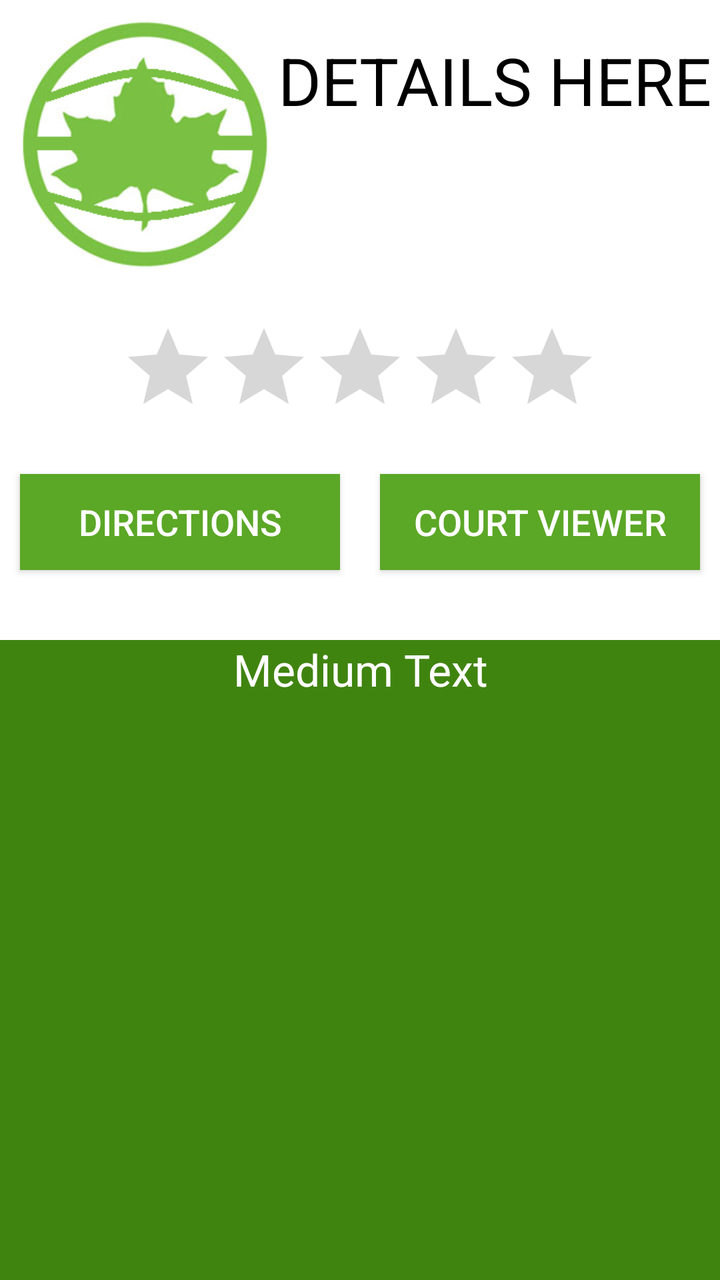
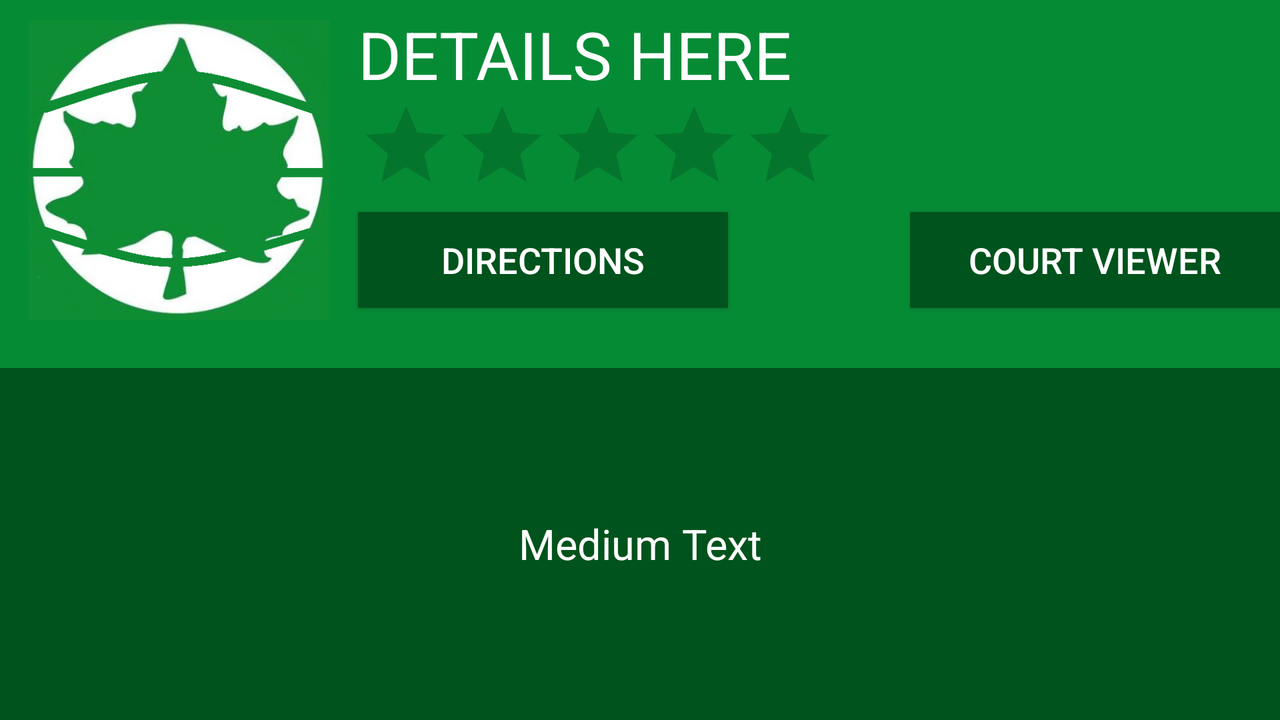

Compare how this app lays out the same screen by default and in its alternative resource folder. The renders come first, then the two layout files and the values they reference.
<!-- AndroidManifest.xml: application theme AppTheme.NoActionBar -->
<!-- res/layout/fragment_courtdetail_view.xml -->
<RelativeLayout xmlns:android="http://schemas.android.com/apk/res/android"
    xmlns:tools="http://schemas.android.com/tools"
    android:id="@+id/courtdv"
    android:layout_width="match_parent"
    android:layout_height="match_parent"
    android:paddingBottom="0dp"
    android:paddingLeft="0dp"
    android:paddingRight="0dp"
    android:paddingTop="0dp"
    tools:context="barrylui.nycbball.CourtdetailView"
    android:background="#ffffff">

    
    <TextView
        android:layout_marginTop="8dp"
        android:layout_width="wrap_content"
        android:layout_height="wrap_content"
        android:id="@+id/courtname"
        android:text="DETAILS HERE"
        android:textAppearance="?android:attr/textAppearanceLarge"
        android:textSize="33dp"
        android:textAlignment="center"
        android:layout_toRightOf="@+id/imageView"
        android:layout_alignParentRight="true"
        android:textColor="#000000"
        android:layout_alignBottom="@+id/imageView"
        android:layout_alignTop="@+id/imageView"></TextView>

    <Button
        android:layout_marginTop="20dp"
        android:layout_width="160dp"
        android:layout_height="wrap_content"
        android:text="Directions"
        android:id="@+id/button"
        android:layout_below="@+id/ratingBar"
        android:layout_alignLeft="@+id/imageView"
        android:layout_alignStart="@+id/imageView"
        android:background="#5BA726"
        android:textSize="18dp"
        android:textColor="#ffffff"></Button>

    <Button
        android:layout_width="160dp"
        android:layout_height="wrap_content"
        android:text="Court Viewer"
        android:id="@+id/button2"
        android:layout_marginRight="10dp"
        android:layout_alignTop="@+id/button"
        android:layout_alignParentRight="true"
        android:layout_alignParentEnd="true"
        android:background="#5BA726"
        android:textSize="18dp"
        android:textColor="#ffffff" />

    <TextView
        android:layout_width="wrap_content"
        android:layout_height="wrap_content"
        android:textAppearance="?android:attr/textAppearanceMedium"
        android:textSize="22dp"
        android:text="Medium Text"
        android:id="@+id/dtv"
        android:layout_below="@+id/button"
        android:layout_marginTop="35dp"
        android:textAlignment="center"
        android:textColor="#ffffff"
        android:layout_alignParentBottom="true"
        android:background="#408410"
        android:layout_alignParentRight="true"
        android:layout_alignParentEnd="true"
        android:layout_alignParentLeft="true"
        android:layout_alignParentStart="true"
        android:layout_centerInParent="true" />

    <RatingBar
        android:layout_width="wrap_content"
        android:layout_height="wrap_content"
        android:id="@+id/ratingBar"
        android:layout_marginTop="25dp"
        android:layout_below="@+id/imageView"
        android:layout_centerHorizontal="true"
        android:isIndicator="true" />

    <ImageView
        android:layout_width="125dp"
        android:layout_height="125dp"
        android:id="@+id/imageView"
        android:src="@drawable/cityballergreen"
        android:layout_marginTop="10dp"
        android:layout_marginLeft="10dp"
        android:layout_alignParentTop="true"
        android:layout_alignParentLeft="true"
        android:layout_alignParentStart="true" />
    


   </RelativeLayout>
<!-- resources referenced by this layout -->
<resources>
  <!-- drawable cityballergreen: png bitmap (drawable, 45994 bytes) -->
  <style name="AppTheme.NoActionBar" parent="Theme.AppCompat.Light.DarkActionBar">
          
          <item name="drawerArrowStyle">@style/DrawerArrowStyle</item>
          <item name="windowActionBar">false</item>
          <item name="windowNoTitle">true</item>
      </style>
  <style name="DrawerArrowStyle" parent="Widget.AppCompat.DrawerArrowToggle">
          <item name="color">@android:color/white</item>
      </style>
</resources>
<!-- res/layout-land/fragment_courtdetail_view.xml (the author's variant of the layout above) -->
<!-- drawn on the phone turned sideways -->
<RelativeLayout xmlns:android="http://schemas.android.com/apk/res/android"
    xmlns:tools="http://schemas.android.com/tools"
    android:id="@+id/courtdv"
    android:layout_width="match_parent"
    android:layout_height="match_parent"
    android:paddingBottom="0dp"
    android:paddingLeft="0dp"
    android:paddingRight="0dp"
    android:paddingTop="0dp"
    tools:context="barrylui.nycbball.CourtdetailView"
    android:background="#068B35">

    

    <TextView
        android:layout_width="wrap_content"
        android:layout_height="wrap_content"
        android:id="@+id/courtname"
        android:text="DETAILS HERE"
        android:textAppearance="?android:attr/textAppearanceLarge"
        android:textSize="33dp"
        android:textColor="#ffffff"
        android:layout_marginTop="5dp"
        android:layout_alignParentTop="true"
        android:layout_alignLeft="@+id/ratingBar"
        android:layout_alignStart="@+id/ratingBar"></TextView>

    <Button
        android:layout_marginRight="15dp"
        android:layout_width="185dp"
        android:layout_height="wrap_content"
        android:text="Directions"
        android:id="@+id/button"
        android:background="#00531C"
        android:textSize="18dp"
        android:layout_marginLeft="10dp"
        android:layout_below="@id/ratingBar"
        android:layout_toRightOf="@id/imageView"
        android:textColor="#ffffff"
></Button>

    <Button
        android:layout_width="185dp"
        android:layout_height="wrap_content"
        android:text="Court Viewer"
        android:id="@+id/button2"
        android:background="#00531C"
        android:textSize="18dp"
        android:textColor="#ffffff"
        android:layout_alignTop="@+id/button"
        android:layout_alignParentRight="true"
        android:layout_alignParentEnd="true"
      />

    <TextView
        android:layout_width="wrap_content"
        android:layout_height="wrap_content"
        android:textAppearance="?android:attr/textAppearanceMedium"
        android:textSize="21dp"
        android:text="Medium Text"
        android:id="@+id/dtv"
        android:gravity="center"
        android:textColor="#ffffff"
        android:layout_marginTop="30dp"
        android:layout_alignParentBottom="true"
        android:background="#00531C"
        android:layout_alignParentRight="true"
        android:layout_alignParentEnd="true"
        android:layout_alignParentLeft="true"
        android:layout_alignParentStart="true"
        android:layout_centerHorizontal="true"
        android:layout_below="@+id/button" />

    <RatingBar
        android:layout_width="wrap_content"
        android:layout_height="wrap_content"
        android:id="@+id/ratingBar"
        android:isIndicator="true"
        android:layout_below="@id/courtname"
        android:layout_toRightOf="@id/imageView"
        android:layout_marginLeft="10dp"/>

    <ImageView
        android:layout_width="159dp"
        android:layout_height="150dp"
        android:id="@+id/imageView"
        android:src="@drawable/atom2"
        android:layout_marginTop="10dp"
        android:layout_marginLeft="10dp"
        android:layout_alignParentTop="true"
        android:layout_alignParentLeft="true"
        android:layout_alignParentStart="true" />

    


   </RelativeLayout>
<!-- resources referenced by the variant -->
<!-- as the phone turned sideways resolves them -->
<resources>
  <!-- drawable atom2: png bitmap (drawable, 146518 bytes) -->
  <style name="AppTheme.NoActionBar" parent="Theme.AppCompat.Light.DarkActionBar">
          
          <item name="drawerArrowStyle">@style/DrawerArrowStyle</item>
          <item name="windowActionBar">false</item>
          <item name="windowNoTitle">true</item>
      </style>
  <style name="DrawerArrowStyle" parent="Widget.AppCompat.DrawerArrowToggle">
          <item name="color">@android:color/white</item>
      </style>
</resources>
